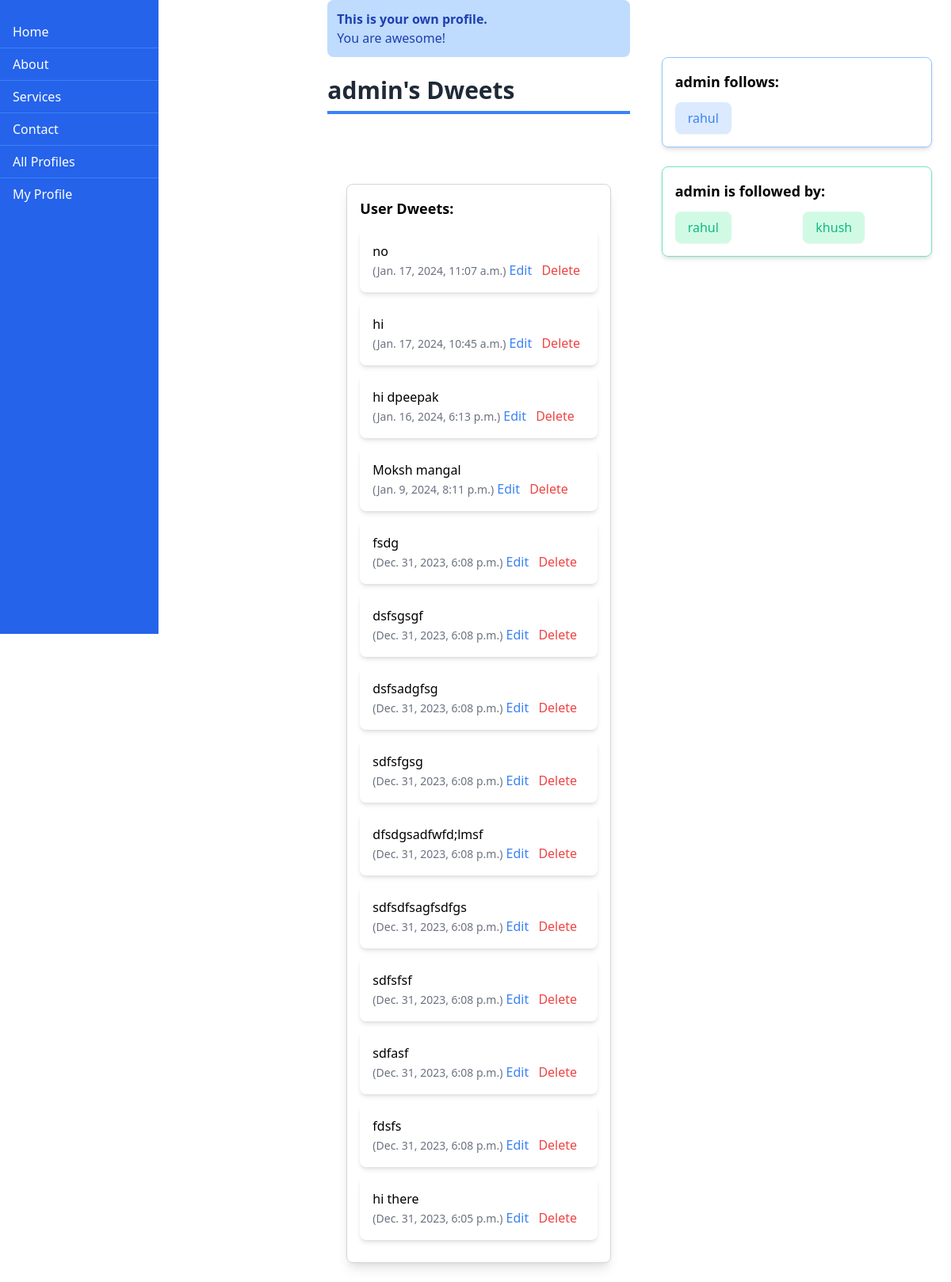
/profile/1/ (signed in), run on the app's committed database.
### dwitter/models.py (models this page shows, shortened)
class Profile(models.Model):
    user = models.OneToOneField(User, on_delete=models.CASCADE)
    follows = models.ManyToManyField(
        "self",
        related_name="followed_by",
        symmetrical=False,
        blank=True,
    )
    def __str__(self):
        return self.user.username

class Dweet(models.Model):
    user = models.ForeignKey(
        User, related_name="dweets", on_delete=models.CASCADE
    )
    body = models.CharField(max_length=140)
    created_at = models.DateTimeField(auto_now_add=True)
    likes = models.ManyToManyField(User, related_name='blog_posts')

### dwitter/views.py (the view, shortened to what this page needs)
# urls.py: path("profile/<int:pk>/", profile, name="profile"),
@login_required(login_url='dwitter:login')
def profile(request, pk):
    print(pk, request.user.pk)
    if not hasattr(request.user, 'profile'):
        missing_profile = Profile(user=request.user.profile)
        missing_profile.save()
    profile = Profile.objects.get(pk=pk)
    my_dweets = Dweet.objects.filter(
        user = profile.user
    ).order_by("-created_at")
    return render(request, "dwitter/profile.html", {"profile" : profile, "dweets" : my_dweets})

### dwitter/templates/dwitter/profile.html (shortened to what this page needs)
{% extends 'base.html' %}
{% block content %}
<div class="grid grid-cols-3 gap-4">
    <div class="flex justify-between">
        <div class="bg-blue-600 text-white h-screen w-1/6 fixed top-0 left-0 overflow-y-auto pt-5">
            <a href="{% url 'dwitter:dashboard' %}" class="block py-2 px-4 hover:bg-blue-500 border-b border-blue-500">Home</a>
            <a href="#about" class="block py-2 px-4 hover:bg-blue-500 border-b border-blue-500">About</a>
            <a href="#services" class="block py-2 px-4 hover:bg-blue-500 border-b border-blue-500">Services</a>
            <a href="#contact" class="block py-2 px-4 hover:bg-blue-500 border-b border-blue-500">Contact</a>
            <a href="{% url 'dwitter:profile_list' %}" class="block py-2 px-4 hover:bg-blue-500 border-b border-blue-500">All Profiles</a>
            <a href="{% url 'dwitter:profile' request.user.profile.id %}" class="block py-2 px-4 hover:bg-blue-500">My Profile</a>
        </div>
    </div>
    <div class="flex-1 ml-2">
        <form method="post">
            <div class="mb-3">
                {% if profile != user.profile %}
                    {% if profile in user.profile.follows.all %}
                        <button name="follow" value="unfollow" class="bg-red-500 text-white py-2 px-4 rounded-lg">Unfollow</button>
                        <button class="mr-2 bg-gray-500 text-white py-2 px-4 rounded-lg">Follow</button>
                    {% else %}
                        <button name="follow" value="follow" class="bg-green-500 text-white py-2 px-4 rounded-lg">Follow</button>
                        <button class="ml-2 bg-gray-500 text-white py-2 px-4 rounded-lg">Unfollow</button>
                    {% endif %}
                {% else %}
                    <div class="bg-blue-200 text-blue-800 rounded-lg p-3">
                        <p class="font-bold">This is your own profile.</p>
                        <p>You are awesome!</p>
                    </div>
                {% endif %}
            </div>
        </form>
        <h1 class="text-3xl font-semibold text-gray-800 border-b-4 border-blue-500 py-2 mb-6">{{ profile.user.username }}'s Dweets</h1>
        <div class="mt-8 p-6">
            <div class="mt-8 border border-gray-300 rounded-lg shadow-lg p-4">
                <h3 class="text-lg font-semibold mb-3">User Dweets:</h3>
                {% for dweet in dweets %}
                    <div class="mb-3 bg-white rounded-lg shadow-md p-4">
                        <p>{{ dweet.body }}</p>
                        <span class="text-sm text-gray-500">({{ dweet.created_at }})</span>
                        {% if user.is_authenticated and dweet.user == user %}
                            <a href="{% url 'dwitter:edit_dweet' dweet.id %}" class="text-blue-500 mr-2">Edit</a>
                            <a href="{% url 'dwitter:delete_dweet' dweet.id %}" class="text-red-500">Delete</a>
                        {% endif %}
                    </div>
                {% endfor %}
            </div>
        </div>
    </div>
    <div class="mt-8 p-6">
        <div class="mt-4 border border-blue-300 rounded-lg shadow-md p-4">
            <h3 class="text-lg font-semibold mb-3">{{ profile.user.username }} follows:</h3>
            <ul class="grid grid-cols-2 gap-4">
                {% for following in profile.follows.all %}
                    {% if following != profile %}
                        <li>
                            <a href="{% url 'dwitter:profile' following.id %}" class="inline-block py-2 px-4 bg-blue-100 hover:bg-blue-200 rounded-lg shadow-sm transition duration-300">
                                <span class="text-blue-500">{{ following }}</span>
                            </a>
                        </li>
                    {% endif %}
                {% endfor %}
            </ul>
        </div>
        <div class="mt-6 border border-green-300 rounded-lg shadow-md p-4">
            <h3 class="text-lg font-semibold mb-3">{{ profile.user.username }} is followed by:</h3>
            <ul class="grid grid-cols-2 gap-4">
                {% for follower in profile.followed_by.all %}
                    {% if follower != profile %}
                        <li>
                            <a href="{% url 'dwitter:profile' follower.id %}" class="inline-block py-2 px-4 bg-green-100 hover:bg-green-200 rounded-lg shadow-sm transition duration-300">
                                <span class="text-green-500">{{ follower }}</span>
                            </a>
                        </li>
                    {% endif %}
                {% endfor %}
            </ul>
        </div>
    </div>
</div>
{% endblock content %}

### dwitter/templates/base.html (style rules this page uses)
body, html { margin: 0; padding: 0; }

### data on the page
Profile: user.username "admin"
Dweet: body "no", created_at "Jan. 17, 2024, 11:07 a.m.", shows "Edit"
Dweet: body "hi", created_at "Jan. 17, 2024, 10:45 a.m.", shows "Edit"
Dweet: body "hi dpeepak", created_at "Jan. 16, 2024, 6:13 p.m.", shows "Edit"
Dweet: body "Moksh mangal", created_at "Jan. 9, 2024, 8:11 p.m.", shows "Edit"
Dweet: body "fsdg", created_at "Dec. 31, 2023, 6:08 p.m.", shows "Edit"
Dweet: body "dsfsgsgf", created_at "Dec. 31, 2023, 6:08 p.m.", shows "Edit"
Dweet: body "dsfsadgfsg", created_at "Dec. 31, 2023, 6:08 p.m.", shows "Edit"
Dweet: body "sdfsfgsg", created_at "Dec. 31, 2023, 6:08 p.m.", shows "Edit"
Dweet: body "dfsdgsadfwfd;lmsf", created_at "Dec. 31, 2023, 6:08 p.m.", shows "Edit"
Dweet: body "sdfsdfsagfsdfgs", created_at "Dec. 31, 2023, 6:08 p.m.", shows "Edit"
Dweet: body "sdfsfsf", created_at "Dec. 31, 2023, 6:08 p.m.", shows "Edit"
Dweet: body "sdfasf", created_at "Dec. 31, 2023, 6:08 p.m.", shows "Edit"
Dweet: body "fdsfs", created_at "Dec. 31, 2023, 6:08 p.m.", shows "Edit"
Dweet: body "hi there", created_at "Dec. 31, 2023, 6:05 p.m.", shows "Edit"
Profile: user.username "rahul"
Profile: user.username "khush"
